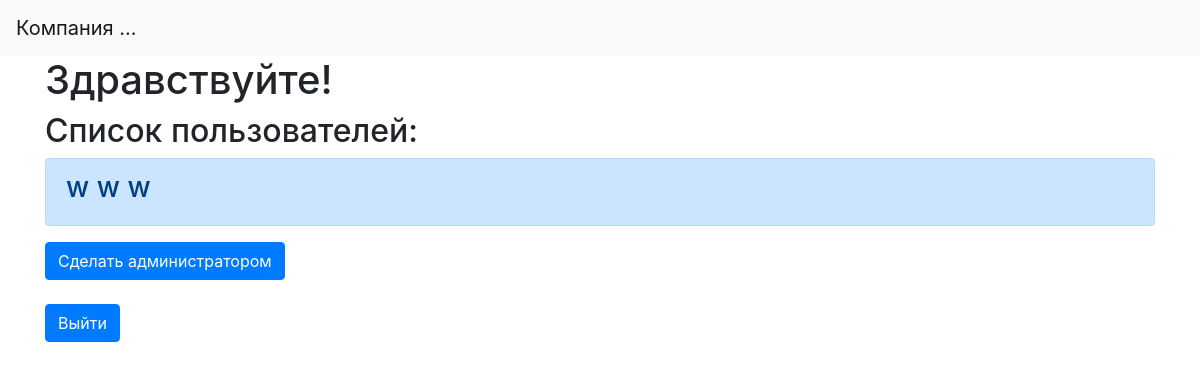
Before: /index (signed in) with the older database file.
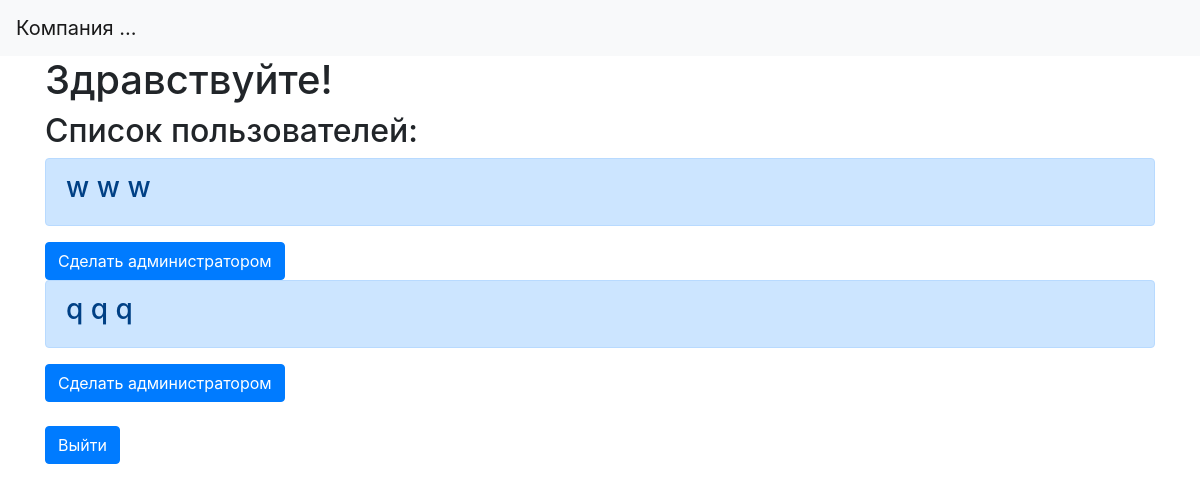
After: the same page with the newer database file.
### first.py (models this page shows)
class Worker(db.Model):
    id = db.Column(db.Integer, primary_key=True)
    username = db.Column(db.String(80), unique=True, nullable=False)
    name = db.Column(db.String(80), unique=False, nullable=False)
    surname = db.Column(db.String(80), unique=False, nullable=False)
    email = db.Column(db.String(120), unique=True, nullable=False)
    password = db.Column(db.String(80), unique=False, nullable=False)
    is_admin = db.Column(db.Integer)
    def __repr__(self):
        return '<Worker {} {} {} {} {}>'.format(
            self.id, self.username, self.name, self.surname, self.is_admin)

### first.py (the view)
@app.route('/')
@app.route('/index', methods=['GET', 'POST'])
def index():
    if 'username' in session:
        is_admin = 0
        for i in Worker.query.all():
            if i.username == session['username']:
                is_admin = i.is_admin
        if is_admin:
            users_list = []
            for i in Worker.query.all():
                users_list.append(list(str(i).replace('>', '').split()))
            return render_template('admin.html', users=users_list)
        tasks = Tasks.query.filter_by(worker_id=int(session['user_id']))
        return render_template('index.html', username=session['username'], session=session, tasks=tasks)
    return render_template('index.html', session=session)

### templates/admin.html
{% extends "base.html" %}
{% block content %}
<h1>Здравствуйте!</h1>
<h2>Список пользователей:</h2>
{% for item in users %}
{% if item[5] != "1" %}
<div class="alert alert-primary" role="alert">
    <h3>{{item[2]}} {{item[3]}} {{item[4]}}</h3>
</div>
<a href="/create_admin/{{item[2]}}">
    <button type="submit" class="btn btn-primary">Сделать администратором</button>
</a>
{% endif %}
{% endfor %}
<br>
<br>
<a href="/logout">
    <button type="submit" class="btn btn-primary">Выйти</button>
</a>
{% endblock %}

### templates/base.html (shortened to what this page needs)
<!doctype html>
<html lang="en">
<head>
    <link rel="stylesheet" href="https://maxcdn.bootstrapcdn.com/bootstrap/4.0.0/css/bootstrap.min.css">
</head>
  <body>
    <header>
      <nav class="navbar navbar-light bg-light">
        <a class="navbar-brand" href="{{ url_for('index') }}">Компания ...</a>
      </nav>
    </header>
    <main role="main" class="container">
        {% block content %}
        {% endblock %}
    </main>
  </body>
</html>

Changed rows visible on the page:
added Worker: item "q"
